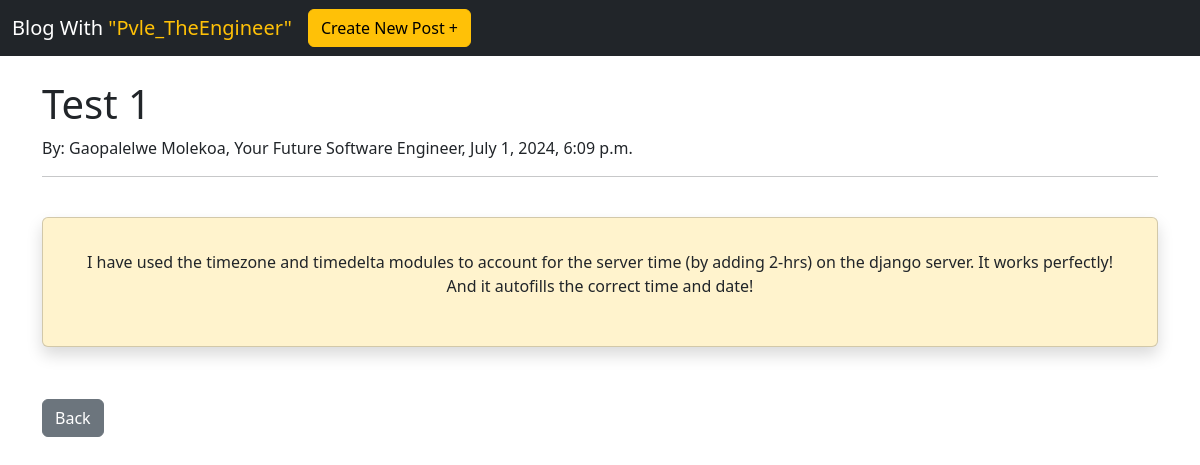
/blog-post/8, run on the app's committed database.
### blog/models.py (models this page shows, shortened)
class Post(models.Model):
    title = models.CharField(max_length=140)
    body = models.TextField()
    signature = models.CharField(max_length=140, default='Gaopalelwe Molekoa, Your Future Software Engineer')
    date = models.DateTimeField(default=default_datetime)

### blog/views.py (the view)
# urls.py: path('blog-post/<int:pk>', Posts.as_view(), name='posts'),
class Posts(DetailView):
    model = Post
    template_name = 'post.html'

### blog/templates/post.html (shortened to what this page needs)
{% extends 'header.html' %}
{% block content %}
<h1> {{ post.title }}</h1>
<p>By: {{ post.signature }}, {{ post.date }}</p>
<hr>
<br>
<div class="card bg-warning-subtle shadow p-3 mb-1 bg-body-tertiary rounded">
    <div class="card-body bs-warning-border-subtle">
        <p class="text-center">{{ post.body }}</p>
    </div>
</div>
    <br><br>
    <p><a href="{% url 'blog' %}" class="btn btn-secondary">Back</a></p>
{% endblock %}

### data on the page
Post: title "Test 1", signature "Gaopalelwe Molekoa, Your Future Software Engineer", date "July 1, 2024, 6:09 p.m.", body "I have used the timezone and timedelta modules to account for the server time (by adding 2-hrs) on the django server. It works perfectly! And it autofills the correct time and date!"
